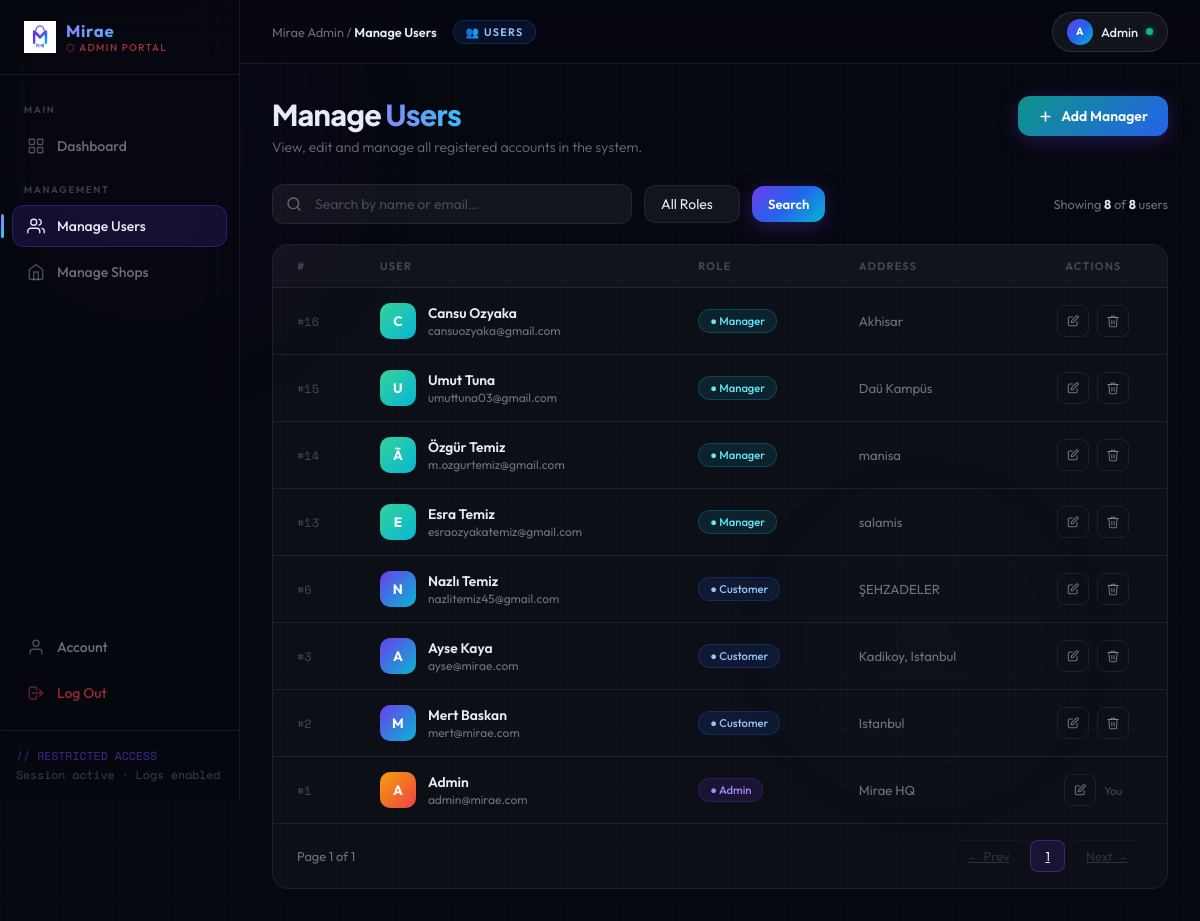
Screenshot of /admin/admin_users.php (signed in) with the database file from the repository.
### tables this page shows
CREATE TABLE `users` (
  `id` int(11) NOT NULL,
  `name` varchar(100) NOT NULL,
  `email` varchar(100) NOT NULL,
  `password` varchar(255) NOT NULL,
  `address` varchar(255) DEFAULT NULL,
  `role` enum('admin','manager','customer') NOT NULL DEFAULT 'customer'
);

### admin/admin_users.php (the view, shortened to what this page needs)
<?php
include "../connect.php";
$per_page = 15;
if(isset($_GET["page"])){ $page = intval($_GET["page"]); } else { $page = 1; }
if(isset($_GET["role"])){ $role_filter = $_GET["role"]; } else { $role_filter = ""; }
if(isset($_GET["search"])){ $search = $_GET["search"]; } else { $search = ""; }
$where = "WHERE 1=1";
$sql = "SELECT COUNT(*) as c FROM users $where";
$result = mysqli_query($conn, $sql);
$row = mysqli_fetch_assoc($result);
$total_users = $row["c"];
$total_pages = max(1, ceil($total_users / $per_page));
$offset = ($page - 1) * $per_page;
$users = [];
$sql = "SELECT * FROM users $where ORDER BY id DESC LIMIT $per_page OFFSET $offset";
$res = mysqli_query($conn, $sql);
while($r = mysqli_fetch_assoc($res)) $users[] = $r;
?>
<!DOCTYPE html>
<html lang="en">
<head>
</head>
<body>
<div class="bg-canvas">
  <div class="bg-blob bg-blob-1"></div>
  <div class="bg-blob bg-blob-2"></div>
  <div class="grid-lines"></div>
</div>
<div class="shell">
  <aside class="sidebar">
    <a href="admin_dashboard.php" class="sidebar-brand">
      <img alt="Mirae"/>
      <div>
        <div class="sidebar-brand-name">Mirae</div>
        <div class="sidebar-brand-role">⬡ Admin Portal</div>
      </div>
    </a>
    <nav class="sidebar-nav">
      <div class="nav-section-label">Main</div>
      <a href="admin_dashboard.php" class="nav-link">
        <svg class="nav-icon" fill="none" viewBox="0 0 24 24" stroke="currentColor" stroke-width="1.8"><rect x="3" y="3" width="7" height="7" rx="1"/><rect x="14" y="3" width="7" height="7" rx="1"/><rect x="3" y="14" width="7" height="7" rx="1"/><rect x="14" y="14" width="7" height="7" rx="1"/></svg>
        Dashboard
      </a>
      <div class="nav-section-label">Management</div>
      <a href="admin_users.php" class="nav-link active">
        <svg class="nav-icon" fill="none" viewBox="0 0 24 24" stroke="currentColor" stroke-width="1.8"><path stroke-linecap="round" d="M17 21v-2a4 4 0 00-4-4H5a4 4 0 00-4 4v2"/><circle cx="9" cy="7" r="4"/><path stroke-linecap="round" d="M23 21v-2a4 4 0 00-3-3.87M16 3.13a4 4 0 010 7.75"/></svg>
        Manage Users
      </a>
      <a href="admin_shops.php" class="nav-link">
        <svg class="nav-icon" fill="none" viewBox="0 0 24 24" stroke="currentColor" stroke-width="1.8"><path stroke-linecap="round" d="M3 9l9-7 9 7v11a2 2 0 01-2 2H5a2 2 0 01-2-2z"/><polyline stroke-linecap="round" points="9 22 9 12 15 12 15 22"/></svg>
        Manage Shops
      </a>
      <div style="flex:1;"></div>
      <a href="admin_account.php" class="nav-link">
        <svg class="nav-icon" fill="none" viewBox="0 0 24 24" stroke="currentColor" stroke-width="1.8"><path stroke-linecap="round" d="M20 21v-2a4 4 0 00-4-4H8a4 4 0 00-4 4v2"/><circle cx="12" cy="7" r="4"/></svg>
        Account
      </a>
      <a href="admin_logout.php" class="nav-link logout">
        <svg class="nav-icon" fill="none" viewBox="0 0 24 24" stroke="currentColor" stroke-width="1.8"><path stroke-linecap="round" d="M17 16l4-4m0 0l-4-4m4 4H7m6 4v1a3 3 0 01-3 3H6a3 3 0 01-3-3V7a3 3 0 013-3h4a3 3 0 013 3v1"/></svg>
        Log Out
      </a>
    </nav>
    <div class="sidebar-footer"><span>// RESTRICTED ACCESS</span><br>Session active · Logs enabled</div>
  </aside>
  <main class="main">
    <div class="topbar">
      <div class="topbar-left">
        <div class="breadcrumb">Mirae Admin / <strong>Manage Users</strong></div>
        <div class="page-badge">👥 Users</div>
      </div>
      <div class="topbar-right">
        <div class="admin-chip">
          <div class="admin-avatar"><?= strtoupper(substr($_SESSION['name'],0,1)) ?></div>
          <?= htmlspecialchars(explode(' ',$_SESSION['name'])[0]) ?>
          <div class="status-dot"></div>
        </div>
      </div>
    </div>
    <div class="content">
      <div class="page-header">
        <div class="page-header-left">
          <h1 class="page-title">Manage <span>Users</span></h1>
          <p class="page-subtitle">View, edit and manage all registered accounts in the system.</p>
        </div>
        <div style="display:flex;gap:10px;">
          <button class="btn-primary" onclick="openAddManagerModal()" style="background:linear-gradient(135deg,#0D9488,#2563EB);">
            <svg width="15" height="15" fill="none" viewBox="0 0 24 24" stroke="currentColor" stroke-width="2.5"><path stroke-linecap="round" d="M12 5v14M5 12h14"/></svg>
            Add Manager
          </button>
        </div>
      </div>
      <form method="GET" action="admin_users.php">
      <div class="filters-bar">
        <div class="search-wrap">
          <svg fill="none" viewBox="0 0 24 24" stroke="currentColor" stroke-width="2"><circle cx="11" cy="11" r="8"/><path stroke-linecap="round" d="M21 21l-4.35-4.35"/></svg>
          <input type="text" name="search" class="search-input" placeholder="Search by name or email…" value="<?= htmlspecialchars($search) ?>"/>
        </div>
        <select name="role" class="filter-select" onchange="this.form.submit()">
          <option value="">All Roles</option>
        </select>
        <button type="submit" class="btn-primary" style="padding:10px 16px;font-size:.82rem;">Search</button>
        <div class="results-count">Showing <strong><?= count($users) ?></strong> of <strong><?= $total_users ?></strong> users</div>
      </div>
      </form>
      <div class="table-card">
        <table class="data-table" id="usersTable">
          <thead>
            <tr>
              <th>#</th>
              <th>User</th>
              <th>Role</th>
              <th>Address</th>
              <th style="text-align:center">Actions</th>
            </tr>
          </thead>
          <tbody id="usersTbody">
          <?php if(empty($users)): ?>
          <tr><td colspan="6" style="text-align:center;color:var(--muted);padding:28px;">No users found.</td></tr>
          <?php else: foreach($users as $u):
            $av_colors = ["admin"=>"linear-gradient(135deg,#F59E0B,#EF4444)","manager"=>"linear-gradient(135deg,#34D399,#06B6D4)","customer"=>"linear-gradient(135deg,#6B3FEC,#06B6D4)"];
            $av_col = $av_colors[$u["role"]] ?? $av_colors["customer"];
            $rbadge = ["admin"=>"badge-purple","manager"=>"badge-cyan","customer"=>"badge-blue"];
            $rcls = $rbadge[$u["role"]] ?? "badge-blue";
          ?>
          <tr>
            <td style="font-family:'Space Mono',monospace;font-size:.75rem;color:var(--muted2)">#<?= $u["id"] ?></td>
            <td>
              <div class="user-cell">
                <div class="user-av" style="background:<?= $av_col ?>"><?= strtoupper(substr($u["name"],0,1)) ?></div>
                <div>
                  <div class="user-name"><?= htmlspecialchars($u["name"]) ?></div>
                  <div class="user-email"><?= htmlspecialchars($u["email"]) ?></div>
                </div>
              </div>
            </td>
            <td><span class="badge <?= $rcls ?>">● <?= ucfirst($u["role"]) ?></span></td>
            <td style="color:var(--muted);font-size:.82rem"><?= htmlspecialchars($u["address"] ?? "—") ?></td>
            <td>
              <div class="actions-cell">
                <button class="action-btn edit" title="Edit user"
                  onclick="openEditModal(
                    '<?= $u['id'] ?>',
                    '<?= htmlspecialchars(addslashes($u['name'])) ?>',
                    '<?= htmlspecialchars(addslashes($u['email'])) ?>',
                    '<?= htmlspecialchars(addslashes($u['address'] ?? '')) ?>',
                    '<?= $u['role'] ?>'
                  )">
                  <svg fill="none" viewBox="0 0 24 24" stroke="currentColor" stroke-width="1.8"><path stroke-linecap="round" d="M11 5H6a2 2 0 00-2 2v11a2 2 0 002 2h11a2 2 0 002-2v-5m-1.414-9.414a2 2 0 112.828 2.828L11.828 15H9v-2.828l8.586-8.586z"/></svg>
                </button>
                <?php if($u["id"] != $_SESSION["id"]): ?>
                <form method="post" onsubmit="return confirm('Delete <?= htmlspecialchars(addslashes($u['name'])) ?>?')">
                  <button type="submit" name="delete_user" class="action-btn delete" title="Delete user">
                    <svg fill="none" viewBox="0 0 24 24" stroke="currentColor" stroke-width="1.8"><polyline stroke-linecap="round" points="3 6 5 6 21 6"/><path stroke-linecap="round" d="M19 6l-1 14a2 2 0 01-2 2H8a2 2 0 01-2-2L5 6M10 11v6M14 11v6M9 6V4h6v2"/></svg>
                  </button>
                </form>
                <?php else: ?>
                <span style="font-size:.72rem;color:var(--muted2);">You</span>
                <?php endif; ?>
              </div>
            </td>
          </tr>
          <?php endforeach; endif; ?>
        </tbody>
        </table>
        <div class="pagination">
          <div class="pagination-info">Page <?= $page ?> of <?= $total_pages ?></div>
          <div class="pagination-btns">
            <?php
              $qs = http_build_query(array_filter(["search"=>$search,"role"=>$role_filter]));
              $qs = $qs ? "&$qs" : "";
            ?>
            <a href="?page=<?= max(1,$page-1) ?><?= $qs ?>" class="pg-btn <?= $page<=1?'disabled':'' ?>" <?= $page<=1?'style="pointer-events:none;opacity:.35;"':'' ?>>← Prev</a>
            <?php
              $start_p = max(1, $page - 2);
              $end_p   = min($total_pages, $page + 2);
              for($p = $start_p; $p <= $end_p; $p++){
                  $active = $p == $page ? " active" : "";
                  echo "<a href='?page=$p$qs' class='pg-btn$active'>$p</a>";
              }
            ?>
            <a href="?page=<?= min($total_pages,$page+1) ?><?= $qs ?>" class="pg-btn <?= $page>=$total_pages?'disabled':'' ?>" <?= $page>=$total_pages?'style="pointer-events:none;opacity:.35;"':'' ?>>Next →</a>
          </div>
        </div>
      </div>
    </div>
  </main>
</div>
</body>
</html>

### rows the page displays
users: id "16", name "C", name "Cansu Ozyaka", email "cansuozyaka@gmail.com", role "Manager", address "Akhisar"
users: id "15", name "U", name "Umut Tuna", email "umuttuna03@gmail.com", role "Manager", address "Daü Kampüs"
users: id "14", name "Ã", name "Özgür Temiz", email "m.ozgurtemiz@gmail.com", role "Manager", address "manisa"
users: id "13", name "E", name "Esra Temiz", email "esraozyakatemiz@gmail.com", role "Manager", address "salamis"
users: id "6", name "N", name "Nazlı Temiz", email "nazlitemiz45@gmail.com", role "Customer", address "ŞEHZADELER"
users: id "3", name "A", name "Ayse Kaya", email "ayse@mirae.com", role "Customer", address "Kadikoy, Istanbul"
users: id "2", name "M", name "Mert Baskan", email "mert@mirae.com", role "Customer", address "Istanbul"
users: id "1", name "A", name "Admin", email "admin@mirae.com", role "Admin", address "Mirae HQ", shows "You"

### other values shown
substr($_SESSION['name'],0,1) "A"
explode(' ',$_SESSION['name'])[0] "Admin"
count($users) "8"
$total_users "8"
$page "1"
$total_pages "1"
